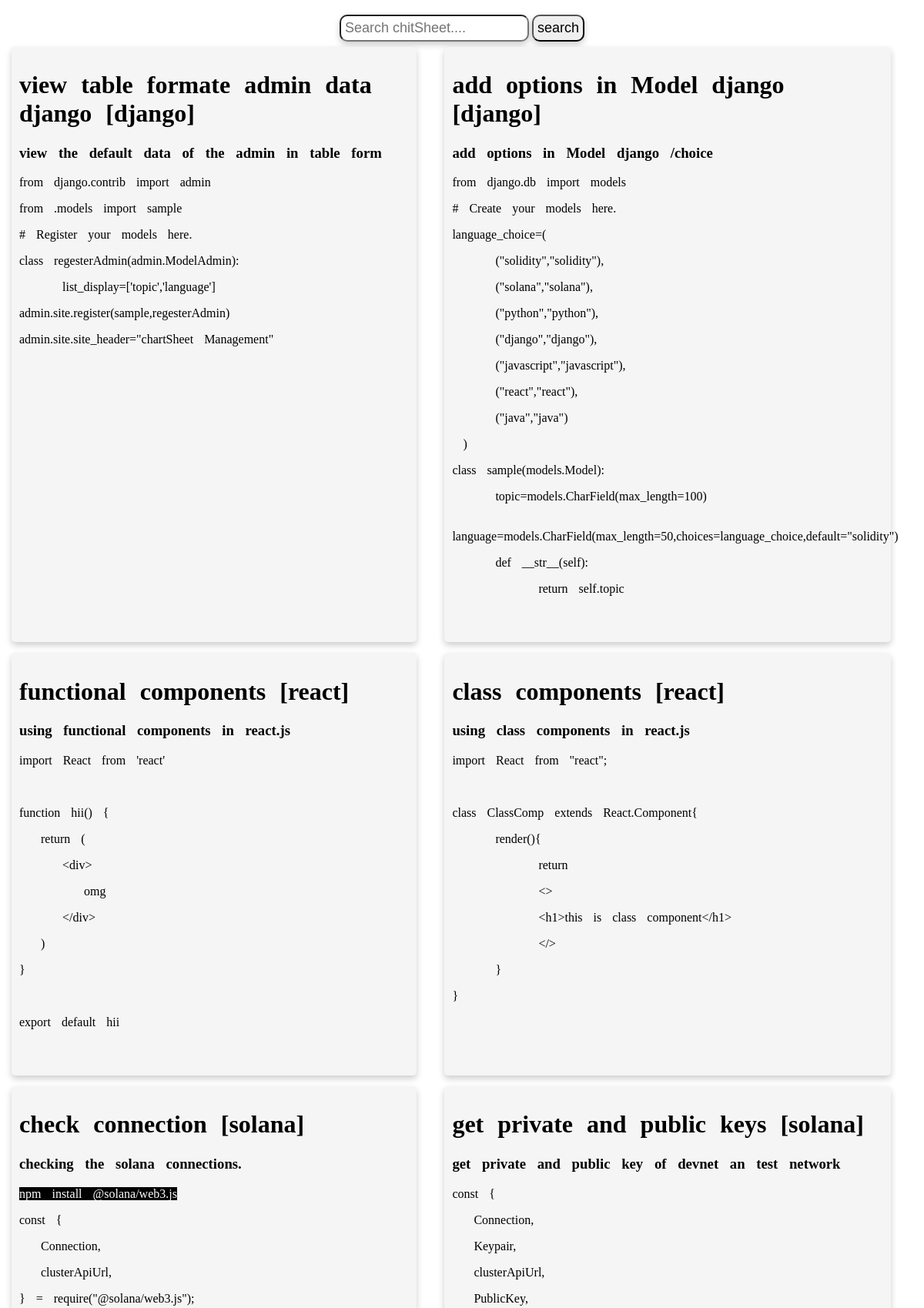
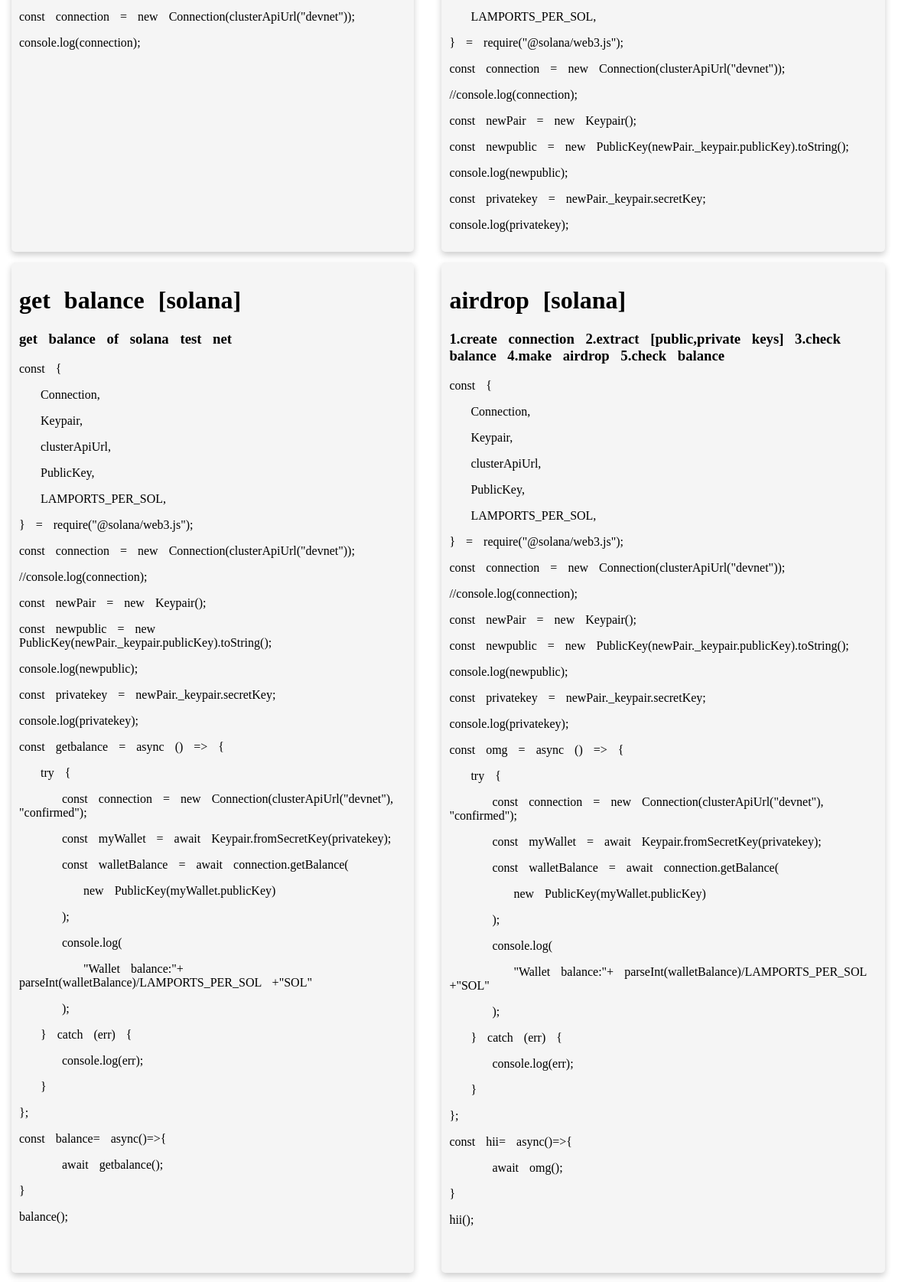
The page / (upper part) on the database its author committed (2 pictures, top to bottom).
### dataset/models.py (models this page shows, shortened)
class sample(models.Model):
    topic=models.CharField(max_length=100)
    language=models.CharField(max_length=50,choices=language_choice,default="solidity")
    discription=models.TextField()
    information=RichTextField()

### dataset/views.py (the view)
# urls.py: 2. Add a URL to urlpatterns:  path('', views.home, name='home')
def home(request):
    data=sample.objects.all()
    return render(request,'home.html',{"data":data})

### templates/home.html (shortened to what this page needs)
<!DOCTYPE html>
<html lang="en">
<head>
</head>
<body>
    <form action="/search" method="post" id="search">
        <input type="text" name="userdata" placeholder="Search chitSheet...." id="inputsearch">
        <button type="submit" id="inputsearch">search</button>
    </form>
    <div id="divide">
    {% for data in data %}
    <div id="dataset">
        <h1>{{data.topic}} [{{data.language}}]</h1>
    <h3>{{data.discription}}</h3>
    {{data.information |safe}}
</div>
    {% endfor %}
</div>
</body>
</html>

### templates/home.html (style rules this page uses)
#divide { display: grid; grid-template-columns: auto auto ; word-spacing: 10px; }
#dataset { background-color: whitesmoke; width: 90%; padding: 10px; border-radius: 5px; margin: 7px; box-shadow: 0 4px 8px 0 rgba(0, 0, 0, 0.2); transition: 0.3s; }
#search { text-align: center; }
#inputsearch { padding: 5px; font-size: large; border-radius: 10px; box-shadow: 0 4px 8px 0 rgba(0, 0, 0, 0.2); }

### rows shown on the page
sample: topic "view table formate admin data django", language "django", discription "view the default data of the admin in table form", information "from django.contrib import admin from .models import sample # Register your models here. class regesterAdmin(admin.ModelAdmin): list_display=['topic','language'] admin.site.register(sample,regesterAdmin) admin.site.site_header=\"chartSheet Management\""
sample: topic "add options in Model django", language "django", discription "add options in Model django /choice", information "from django.db import models # Create your models here. language_choice=( (\"solidity\",\"solidity\"), (\"solana\",\"solana\"), (\"python\",\"python\"), (\"django\",\"django\"), (\"javascript\",\"javascript\"), (\"react\",\"react\"), (\"java\",\"java\") ) class sample(models.Model): topic=models.CharField(max_length=100) def __str__(self): return self.topic"
sample: topic "functional components", language "react", discription "using functional components in react.js", information "import React from 'react' function hii() { return ( <div> omg </div> ) } export default hii"
sample: topic "class components", language "react", discription "using class components in react.js", information "import React from \"react\"; class ClassComp extends React.Component{ render(){ return <> <h1>this is class component</h1> </> } }"
sample: topic "check connection", language "solana", discription "checking the solana connections.", information "npm install @solana/web3.js const { Connection, clusterApiUrl, } = require(\"@solana/web3.js\"); const connection = new Connection(clusterApiUrl(\"devnet\")); console.log(connection);"
sample: topic "get private and public keys", language "solana", discription "get private and public key of devnet an test network", information "const { Connection, Keypair, clusterApiUrl, PublicKey, LAMPORTS_PER_SOL, } = require(\"@solana/web3.js\"); const connection = new Connection(clusterApiUrl(\"devnet\")); //console.log(connection); const newPair = new Keypair(); const newpublic = new PublicKey(newPair._keypair.publicKey).toString(); console.log(newpublic); const privatekey = newPair._keypair.secretKey; console.log(privatekey);"
sample: topic "get balance", language "solana", discription "get balance of solana test net", information "const { Connection, Keypair, clusterApiUrl, PublicKey, LAMPORTS_PER_SOL, } = require(\"@solana/web3.js\"); const connection = new Connection(clusterApiUrl(\"devnet\")); //console.log(connection); const newPair = new Keypair(); const newpublic = new PublicKey(newPair._keypair.publicKey).toString(); console.log(newpublic); const privatekey = newPair._keypair.secretKey; console.log(privatekey); const getbalance = async () => { try { const connection = new Connection(clusterApiUrl(\"devnet\"), \"confirmed\"); const myWallet = await Keypair.fromSecretKey(privatekey); const walletBalance = await connection.getBalance( new PublicKey(myWallet.publicKey) ); console.log( \"Wallet balance:\"+…"
sample: topic "airdrop", language "solana", discription "1.create connection 2.extract [public,private keys] 3.check balance 4.make airdrop 5.check balance", information "const { Connection, Keypair, clusterApiUrl, PublicKey, LAMPORTS_PER_SOL, } = require(\"@solana/web3.js\"); const connection = new Connection(clusterApiUrl(\"devnet\")); //console.log(connection); const newPair = new Keypair(); const newpublic = new PublicKey(newPair._keypair.publicKey).toString(); console.log(newpublic); const privatekey = newPair._keypair.secretKey; console.log(privatekey); const omg = async () => { try { const connection = new Connection(clusterApiUrl(\"devnet\"), \"confirmed\"); const myWallet = await Keypair.fromSecretKey(privatekey); const walletBalance = await connection.getBalance( new PublicKey(myWallet.publicKey) ); console.log( \"Wallet balance:\"+…"
